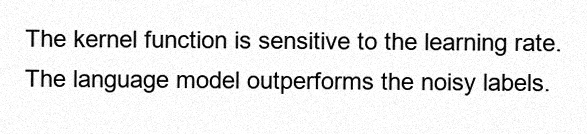
#> input picture evaluation/calibration_sample/sample_001.png, 587 x 134 px
$ python -i preprocess.py   (imports and definitions only)
#> lines starting #> are read from the running program, lines starting #| are printed output that depends on the picture; after the words box and inside, x2 and y2 are one past the last pixel; in counts of white or black regions, pixels touching at a corner belong together
#> further down, picture is the input picture: shape (134, 587, 3); min 0, max 255, mean 234.5
"""Supports Module 2 — optional image clean-up before PaddleOCR (Experience Center).

Responsibility: apply the user-chosen preprocessing steps to a page image, in a
fixed order that suits phone photos and photocopies:
- deskew: rotate small scan tilts (up to MAX_SKEW_DEGREES) back to level
- denoise: non-local-means smoothing; removes sensor noise and speckle, keeps strokes
- contrast: CLAHE (local histogram equalisation) on the lightness channel
- binarize: adaptive Gaussian threshold to pure black text on white

Every step is off by default: PP-OCRv5 is trained on natural images and usually
reads the original best. The steps help on faint, tilted or grainy scans, and
the before/after preview shows the user whether they do.

Uses from schemas.py: nothing; works on OpenCV BGR arrays.
"""

import cv2
import numpy as np

STEPS = ("deskew", "denoise", "contrast", "binarize")
# Larger detected angles are almost always text-free pages or tables, not tilt.
MAX_SKEW_DEGREES = 15.0


class PreprocessOptionsError(ValueError):
    """The preprocess options are not an object of known step names to booleans."""


# [12 lines left out: function parse_options, not called in this run]


def any_enabled(options: dict[str, bool] | None) -> bool:
    return bool(options) and any(options.values())


def _gray(image: np.ndarray) -> np.ndarray:
    return image if image.ndim == 2 else cv2.cvtColor(image, cv2.COLOR_BGR2GRAY)


def skew_angle(image: np.ndarray) -> float:
    """Degrees to rotate (counter-clockwise) to level the text; 0.0 if no clear skew.

    Projection-profile search: when text lines are level, the row sums of the ink
    image alternate sharply between lines and gaps, so their variance peaks. Ink
    comes from an adaptive threshold (flat paper, shadows and scanner borders are
    not ink) followed by a median filter (speckle is not ink either).
    """
    gray = _gray(image)
    scale = min(1.0, 1000 / max(gray.shape))
    if scale < 1.0:
        gray = cv2.resize(gray, None, fx=scale, fy=scale, interpolation=cv2.INTER_AREA)
    ink = cv2.adaptiveThreshold(gray, 255, cv2.ADAPTIVE_THRESH_MEAN_C, cv2.THRESH_BINARY_INV, 25, 15)
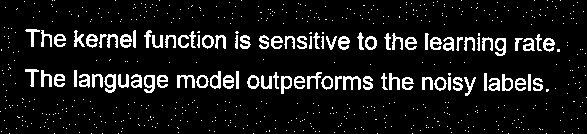
#> ink: shape (134, 587); 9.2% white in thin lines or dots
    ink = cv2.medianBlur(ink, 3)
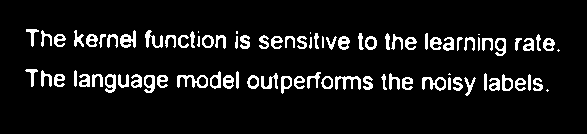
#> ink: shape (134, 587); 8.3% white in thin lines or dots, all inside (x1, y1, x2, y2) = (25, 29, 560, 96)
    if cv2.countNonZero(ink) < 50:
        return 0.0
    h, w = ink.shape
    center = (w / 2, h / 2)

    def sharpness(angle: float) -> float:
#> called with angle = -15
        rotated = cv2.warpAffine(ink, cv2.getRotationMatrix2D(center, angle, 1.0), (w, h), flags=cv2.INTER_NEAREST)
#> rotated: shape (134, 587); 6.9% white in thin lines or dots, all inside (x1, y1, x2, y2) = (33, 0, 555, 134)
        return float(np.var(rotated.sum(axis=1, dtype=np.float64)))

    coarse = max(np.arange(-MAX_SKEW_DEGREES, MAX_SKEW_DEGREES + 0.01, 0.5), key=sharpness)
#> in sharpness (call 37), `rotated = cv2.warpAffine(ink, cv2.getRotationMatrix2D(center, angle, 1..`:
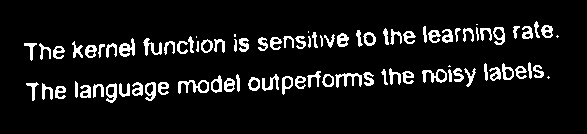
#> rotated: shape (134, 587); 8.3% white in thin lines or dots, all inside (x1, y1, x2, y2) = (24, 21, 559, 103)
#> in sharpness (call 38), `rotated = cv2.warpAffine(ink, cv2.getRotationMatrix2D(center, angle, 1..`:
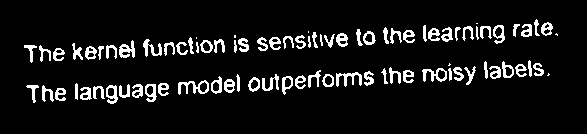
#> rotated: shape (134, 587); 8.3% white in thin lines or dots, all inside (x1, y1, x2, y2) = (24, 19, 558, 104)
#> in sharpness (call 39), `rotated = cv2.warpAffine(ink, cv2.getRotationMatrix2D(center, angle, 1..`:
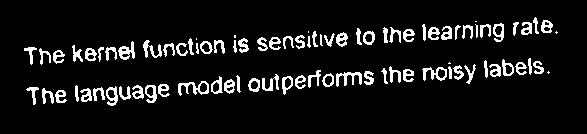
#> rotated: shape (134, 587); 8.3% white in thin lines or dots, all inside (x1, y1, x2, y2) = (24, 17, 558, 106)
#> in sharpness (call 40), `rotated = cv2.warpAffine(ink, cv2.getRotationMatrix2D(center, angle, 1..`:
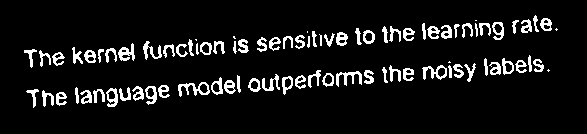
#> rotated: shape (134, 587); 8.3% white in thin lines or dots, all inside (x1, y1, x2, y2) = (24, 15, 558, 108)
#> coarse = 0.5
    best = max(np.arange(coarse - 0.5, coarse + 0.51, 0.1), key=sharpness)
    return 0.0 if abs(best) < 0.2 else round(float(best), 2)


def deskew(image: np.ndarray) -> np.ndarray:
    angle = skew_angle(image)
#> angle = 0.5
    if angle == 0.0:
        return image
    h, w = image.shape[:2]
    matrix = cv2.getRotationMatrix2D((w / 2, h / 2), angle, 1.0)
#> matrix = [[1, 0.00873, -0.574], [-0.00873, 1, 2.56]]
    # Expand the canvas so rotated corners are not cut off; fill with white paper.
    cos, sin = abs(matrix[0, 0]), abs(matrix[0, 1])
#> cos = 1; sin = 0.00873
    new_w, new_h = int(h * sin + w * cos), int(h * cos + w * sin)
#> new_w = 588; new_h = 139
    matrix[0, 2] += new_w / 2 - w / 2
    matrix[1, 2] += new_h / 2 - h / 2
    border = 255 if image.ndim == 2 else (255, 255, 255)
    return cv2.warpAffine(image, matrix, (new_w, new_h), flags=cv2.INTER_CUBIC, borderValue=border)
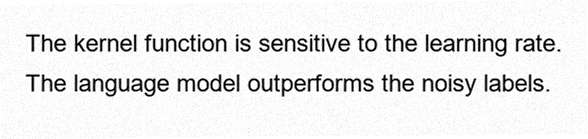
#> returned value: shape (139, 588, 3); min 0, max 255, mean 235


# [37 lines left out: functions denoise, enhance_contrast, binarize, apply, not called in this run]

>>> import cv2
>>> picture = cv2.imread('../../evaluation/calibration_sample/sample_001.png')
>>> result = deskew(picture)

$ run again, on evaluation/calibration_sample/sample_002.png
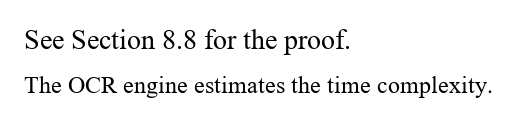
#> input picture evaluation/calibration_sample/sample_002.png, 517 x 135 px
#> picture is the input picture: shape (135, 517, 3); min 0, max 255, mean 241.8
#> in skew_angle, `ink = cv2.adaptiveThreshold(gray, 255, cv2.ADAPTIVE_THRESH_MEAN_C, cv2..`:
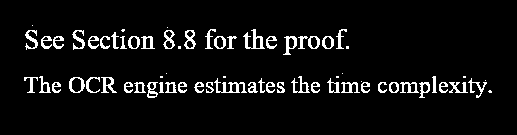
#> ink: shape (135, 517); 6.2% white in thin lines or dots, all inside (x1, y1, x2, y2) = (24, 25, 492, 98)
#> rotated: shape (135, 517); 4.9% white in thin lines or dots, all inside (x1, y1, x2, y2) = (29, 0, 461, 135)
#> rotated: shape (135, 517); 5% white in thin lines or dots, all inside (x1, y1, x2, y2) = (29, 0, 463, 135)
#> rotated: shape (135, 517); 5.1% white in thin lines or dots, all inside (x1, y1, x2, y2) = (28, 0, 468, 135)
#> rotated: shape (135, 517); 5.2% white in thin lines or dots, all inside (x1, y1, x2, y2) = (28, 0, 476, 135)
#> rotated: shape (135, 517); 5.3% white in thin lines or dots, all inside (x1, y1, x2, y2) = (27, 0, 478, 135)
#> rotated: shape (135, 517); 5.5% white in thin lines or dots, all inside (x1, y1, x2, y2) = (27, 0, 479, 135)
#> rotated: shape (135, 517); 5.5% white in thin lines or dots, all inside (x1, y1, x2, y2) = (26, 0, 479, 135)
#> rotated: shape (135, 517); 5.6% white in thin lines or dots, all inside (x1, y1, x2, y2) = (26, 0, 482, 135)
#> rotated: shape (135, 517); 5.7% white in thin lines or dots, all inside (x1, y1, x2, y2) = (26, 0, 484, 135)
#> rotated: shape (135, 517); 5.7% white in thin lines or dots, all inside (x1, y1, x2, y2) = (25, 0, 485, 134)
#> rotated: shape (135, 517); 5.7% white in thin lines or dots, all inside (x1, y1, x2, y2) = (25, 0, 485, 132)
#> rotated: shape (135, 517); 5.8% white in thin lines or dots, all inside (x1, y1, x2, y2) = (25, 0, 486, 130)
#> rotated: shape (135, 517); 5.8% white in thin lines or dots, all inside (x1, y1, x2, y2) = (25, 0, 486, 128)
#> rotated: shape (135, 517); 5.8% white in thin lines or dots, all inside (x1, y1, x2, y2) = (25, 0, 487, 126)
#> rotated: shape (135, 517); 5.8% white in thin lines or dots, all inside (x1, y1, x2, y2) = (24, 2, 487, 125)
#> rotated: shape (135, 517); 5.8% white in thin lines or dots, all inside (x1, y1, x2, y2) = (24, 4, 488, 123)
#> rotated: shape (135, 517); 5.8% white in thin lines or dots, all inside (x1, y1, x2, y2) = (24, 6, 488, 121)
#> rotated: shape (135, 517); 5.8% white in thin lines or dots, all inside (x1, y1, x2, y2) = (24, 8, 489, 119)
#> rotated: shape (135, 517); 5.8% white in thin lines or dots, all inside (x1, y1, x2, y2) = (24, 10, 489, 117)
#> rotated: shape (135, 517); 5.8% white in thin lines or dots, all inside (x1, y1, x2, y2) = (24, 12, 489, 115)
#> rotated: shape (135, 517); 5.8% white in thin lines or dots, all inside (x1, y1, x2, y2) = (24, 14, 490, 113)
#> rotated: shape (135, 517); 5.8% white in thin lines or dots, all inside (x1, y1, x2, y2) = (24, 16, 490, 111)
#> rotated: shape (135, 517); 5.8% white in thin lines or dots, all inside (x1, y1, x2, y2) = (24, 18, 490, 109)
#> rotated: shape (135, 517); 5.8% white in thin lines or dots, all inside (x1, y1, x2, y2) = (24, 20, 491, 108)
#> rotated: shape (135, 517); 5.8% white in thin lines or dots, all inside (x1, y1, x2, y2) = (24, 22, 491, 106)
#> rotated: shape (135, 517); 5.8% white in thin lines or dots, all inside (x1, y1, x2, y2) = (24, 24, 491, 104)
#> rotated: shape (135, 517); 5.8% white in thin lines or dots, all inside (x1, y1, x2, y2) = (24, 26, 492, 102)
#> rotated: shape (135, 517); 5.8% white in thin lines or dots, all inside (x1, y1, x2, y2) = (24, 28, 492, 100)
#> rotated: shape (135, 517); 5.8% white in thin lines or dots, all inside (x1, y1, x2, y2) = (24, 28, 492, 99)
#> rotated: shape (135, 517); 5.8% white in thin lines or dots, all inside (x1, y1, x2, y2) = (24, 27, 493, 101)
#> rotated: shape (135, 517); 5.8% white in thin lines or dots, all inside (x1, y1, x2, y2) = (24, 26, 493, 102)
#> rotated: shape (135, 517); 5.8% white in thin lines or dots, all inside (x1, y1, x2, y2) = (24, 25, 493, 103)
#> rotated: shape (135, 517); 5.8% white in thin lines or dots, all inside (x1, y1, x2, y2) = (24, 25, 493, 105)
#> rotated: shape (135, 517); 5.8% white in thin lines or dots, all inside (x1, y1, x2, y2) = (23, 24, 493, 107)
#> rotated: shape (135, 517); 5.8% white in thin lines or dots, all inside (x1, y1, x2, y2) = (23, 23, 493, 109)
#> in sharpness (call 40), `rotated = cv2.warpAffine(ink, cv2.getRotationMatrix2D(center, angle, 1..`:
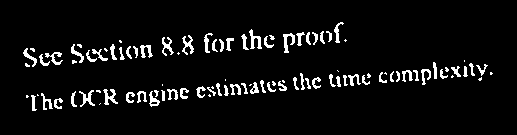
#> rotated: shape (135, 517); 5.8% white in thin lines or dots, all inside (x1, y1, x2, y2) = (23, 22, 493, 111)
#> coarse = 0

$ run again, on evaluation/calibration_sample/sample_003.png
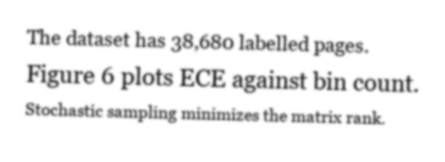
#> input picture evaluation/calibration_sample/sample_003.png, 445 x 162 px
#> picture is the input picture: shape (162, 445, 3); min 68, max 255, mean 238.6
#> in skew_angle, `ink = cv2.adaptiveThreshold(gray, 255, cv2.ADAPTIVE_THRESH_MEAN_C, cv2..`:
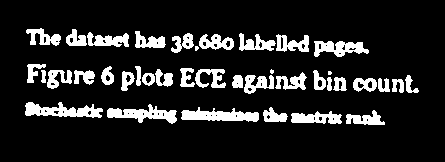
#> ink: shape (162, 445); 13.6% white; 39 white regions (3 under 20 px), largest, box (x1, y1, x2, y2) and area: (181, 107, 259, 122) 718, (25, 102, 103, 118) 714, (107, 104, 177, 124) 673
#> rotated: shape (162, 445); 13.3% white; 34 white regions (3 under 20 px), largest, box (x1, y1, x2, y2) and area: (23, 51, 100, 85) 730, (173, 99, 250, 129) 724, (102, 78, 170, 110) 693
#> rotated: shape (162, 445); 13.4% white; 32 white regions (2 under 20 px), largest, box (x1, y1, x2, y2) and area: (23, 53, 100, 86) 732, (173, 99, 250, 129) 721, (102, 79, 170, 110) 693
#> rotated: shape (162, 445); 13.5% white; 34 white regions (3 under 20 px), largest, box (x1, y1, x2, y2) and area: (23, 54, 100, 87) 734, (173, 100, 250, 129) 724, (102, 80, 170, 110) 691
#> rotated: shape (162, 445); 13.5% white; 33 white regions (2 under 20 px), largest, box (x1, y1, x2, y2) and area: (23, 56, 100, 88) 729, (174, 100, 251, 129) 722, (102, 81, 171, 111) 689
#> rotated: shape (162, 445); 13.6% white; 34 white regions (4 under 20 px), largest, box (x1, y1, x2, y2) and area: (23, 58, 100, 90) 730, (174, 100, 251, 128) 725, (102, 82, 171, 112) 692
#> rotated: shape (162, 445); 13.6% white; 34 white regions (2 under 20 px), largest, box (x1, y1, x2, y2) and area: (23, 59, 100, 91) 725, (174, 101, 251, 128) 722, (102, 83, 171, 112) 690
#> rotated: shape (162, 445); 13.7% white; 34 white regions (3 under 20 px), largest, box (x1, y1, x2, y2) and area: (22, 61, 100, 92) 730, (174, 101, 252, 128) 721, (102, 84, 171, 113) 693
#> rotated: shape (162, 445); 13.7% white; 34 white regions (3 under 20 px), largest, box (x1, y1, x2, y2) and area: (22, 63, 100, 93) 733, (174, 102, 252, 128) 722, (102, 85, 171, 113) 692
#> rotated: shape (162, 445); 13.7% white; 34 white regions (3 under 20 px), largest, box (x1, y1, x2, y2) and area: (22, 65, 100, 94) 729, (175, 102, 252, 128) 719, (102, 86, 171, 114) 692
#> rotated: shape (162, 445); 13.8% white; 35 white regions (3 under 20 px), largest, box (x1, y1, x2, y2) and area: (22, 66, 100, 95) 733, (175, 102, 253, 127) 725, (103, 87, 171, 114) 686
#> rotated: shape (162, 445); 13.8% white; 34 white regions (3 under 20 px), largest, box (x1, y1, x2, y2) and area: (22, 68, 100, 96) 732, (175, 103, 253, 127) 724, (103, 88, 172, 115) 692
#> rotated: shape (162, 445); 13.8% white; 33 white regions (2 under 20 px), largest, box (x1, y1, x2, y2) and area: (22, 70, 100, 97) 727, (175, 103, 253, 127) 721, (103, 89, 172, 115) 691
#> rotated: shape (162, 445); 13.9% white; 34 white regions (3 under 20 px), largest, box (x1, y1, x2, y2) and area: (22, 71, 100, 98) 730, (176, 103, 254, 127) 721, (103, 90, 172, 116) 692
#> rotated: shape (162, 445); 13.8% white; 34 white regions (3 under 20 px), largest, box (x1, y1, x2, y2) and area: (22, 73, 100, 99) 726, (176, 104, 254, 127) 723, (103, 91, 172, 116) 695
#> rotated: shape (162, 445); 13.9% white; 34 white regions (3 under 20 px), largest, box (x1, y1, x2, y2) and area: (22, 75, 100, 101) 732, (176, 104, 254, 126) 721, (103, 92, 172, 117) 691
#> rotated: shape (162, 445); 13.9% white; 33 white regions (3 under 20 px), largest, box (x1, y1, x2, y2) and area: (177, 105, 255, 126) 726, (22, 76, 100, 102) 725, (103, 93, 173, 117) 691
#> rotated: shape (162, 445); 13.9% white; 34 white regions (3 under 20 px), largest, box (x1, y1, x2, y2) and area: (22, 78, 101, 103) 729, (177, 105, 255, 126) 723, (104, 94, 173, 118) 692
#> rotated: shape (162, 445); 13.9% white; 32 white regions (1 under 20 px), largest, box (x1, y1, x2, y2) and area: (23, 80, 101, 104) 730, (177, 105, 255, 126) 722, (104, 95, 173, 118) 692
#> rotated: shape (162, 445); 13.9% white; 34 white regions (3 under 20 px), largest, box (x1, y1, x2, y2) and area: (23, 82, 101, 105) 727, (177, 105, 255, 125) 721, (104, 96, 173, 119) 692
#> rotated: shape (162, 445); 13.9% white; 34 white regions (3 under 20 px), largest, box (x1, y1, x2, y2) and area: (23, 83, 101, 106) 729, (178, 106, 256, 125) 721, (104, 97, 174, 119) 691
#> rotated: shape (162, 445); 13.9% white; 34 white regions (3 under 20 px), largest, box (x1, y1, x2, y2) and area: (23, 85, 101, 107) 732, (178, 106, 256, 125) 722, (104, 97, 174, 119) 690
#> rotated: shape (162, 445); 13.9% white; 32 white regions (3 under 20 px), largest, box (x1, y1, x2, y2) and area: (23, 87, 101, 108) 731, (178, 106, 256, 125) 722, (105, 98, 174, 120) 690
#> rotated: shape (162, 445); 13.9% white; 34 white regions (3 under 20 px), largest, box (x1, y1, x2, y2) and area: (23, 88, 101, 109) 726, (179, 106, 257, 124) 722, (105, 99, 175, 120) 693
#> rotated: shape (162, 445); 13.9% white; 34 white regions (3 under 20 px), largest, box (x1, y1, x2, y2) and area: (23, 90, 101, 110) 728, (179, 106, 257, 124) 724, (105, 99, 175, 121) 691
#> rotated: shape (162, 445); 13.9% white; 33 white regions (2 under 20 px), largest, box (x1, y1, x2, y2) and area: (24, 92, 102, 112) 728, (179, 107, 257, 124) 723, (105, 100, 175, 121) 690
#> rotated: shape (162, 445); 13.9% white; 34 white regions (3 under 20 px), largest, box (x1, y1, x2, y2) and area: (24, 93, 102, 113) 730, (179, 107, 258, 123) 720, (106, 101, 175, 122) 690
#> rotated: shape (162, 445); 13.9% white; 34 white regions (3 under 20 px), largest, box (x1, y1, x2, y2) and area: (24, 95, 102, 114) 729, (180, 107, 258, 123) 722, (106, 101, 176, 122) 691
#> rotated: shape (162, 445); 13.9% white; 34 white regions (3 under 20 px), largest, box (x1, y1, x2, y2) and area: (24, 97, 102, 115) 729, (180, 107, 258, 123) 723, (106, 102, 176, 123) 691
#> rotated: shape (162, 445); 13.9% white; 34 white regions (3 under 20 px), largest, box (x1, y1, x2, y2) and area: (24, 99, 103, 116) 730, (180, 108, 258, 123) 722, (106, 103, 176, 123) 691
#> rotated: shape (162, 445); 13.9% white; 34 white regions (3 under 20 px), largest, box (x1, y1, x2, y2) and area: (25, 100, 103, 117) 729, (181, 108, 259, 122) 722, (107, 103, 177, 124) 691
#> rotated: shape (162, 445); 13.9% white; 34 white regions (3 under 20 px), largest, box (x1, y1, x2, y2) and area: (25, 103, 103, 119) 729, (181, 108, 259, 122) 722, (107, 105, 177, 124) 691
#> rotated: shape (162, 445); 13.9% white; 34 white regions (3 under 20 px), largest, box (x1, y1, x2, y2) and area: (25, 105, 104, 120) 729, (182, 108, 260, 121) 722, (108, 105, 178, 125) 691
#> rotated: shape (162, 445); 13.9% white; 34 white regions (3 under 20 px), largest, box (x1, y1, x2, y2) and area: (26, 106, 104, 121) 730, (182, 108, 260, 121) 723, (108, 106, 178, 125) 691
#> rotated: shape (162, 445); 13.9% white; 34 white regions (3 under 20 px), largest, box (x1, y1, x2, y2) and area: (26, 108, 104, 123) 729, (182, 108, 260, 121) 722, (108, 107, 178, 126) 691
#> rotated: shape (162, 445); 13.8% white; 33 white regions (2 under 20 px), largest, box (x1, y1, x2, y2) and area: (26, 109, 104, 125) 725, (183, 108, 261, 122) 720, (108, 107, 179, 127) 691
#> rotated: shape (162, 445); 13.9% white; 34 white regions (3 under 20 px), largest, box (x1, y1, x2, y2) and area: (27, 110, 105, 126) 730, (183, 107, 261, 122) 724, (109, 108, 179, 127) 690
#> rotated: shape (162, 445); 13.9% white; 34 white regions (3 under 20 px), largest, box (x1, y1, x2, y2) and area: (27, 112, 105, 128) 730, (183, 107, 261, 122) 724, (109, 108, 179, 128) 692
#> rotated: shape (162, 445); 13.9% white; 34 white regions (3 under 20 px), largest, box (x1, y1, x2, y2) and area: (27, 113, 105, 130) 729, (184, 107, 262, 123) 721, (109, 109, 180, 129) 689
#> rotated: shape (162, 445); 13.9% white; 34 white regions (3 under 20 px), largest, box (x1, y1, x2, y2) and area: (27, 115, 106, 131) 730, (184, 107, 262, 123) 721, (110, 110, 180, 129) 691
#> coarse = 1.5
#> matrix = [[1, 0.0262, -2.04], [-0.0262, 1, 5.85]]
#> cos = 1; sin = 0.0262
#> new_w = 449; new_h = 173
#> in deskew, `return cv2.warpAffine(image, matrix, (new_w, new_h), flags=cv2.INTER_C..`:
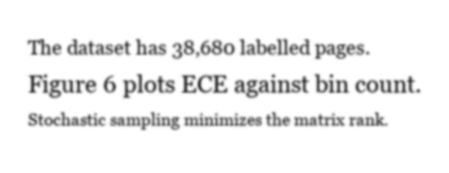
#> returned value: shape (173, 449, 3); min 66, max 255, mean 239.8
